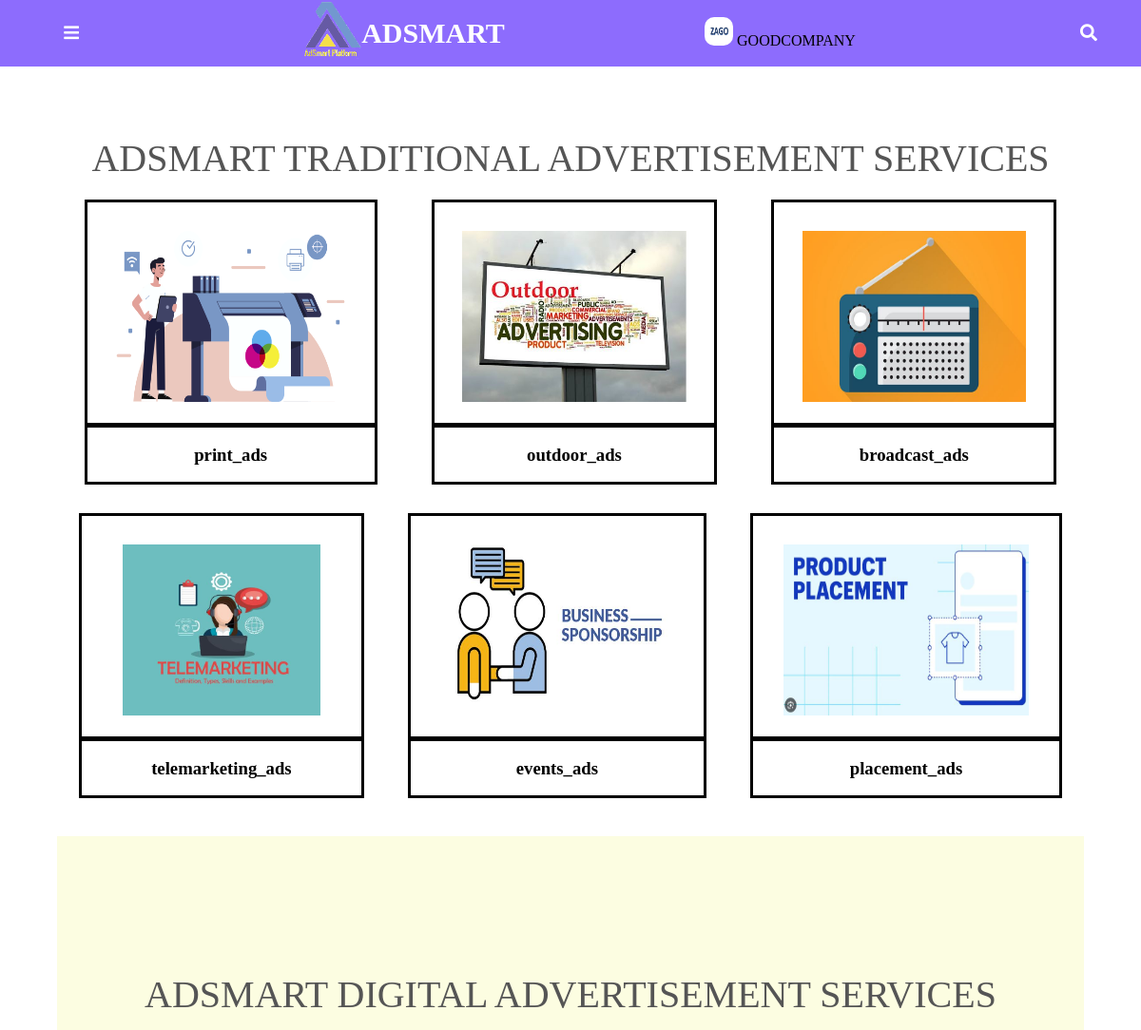
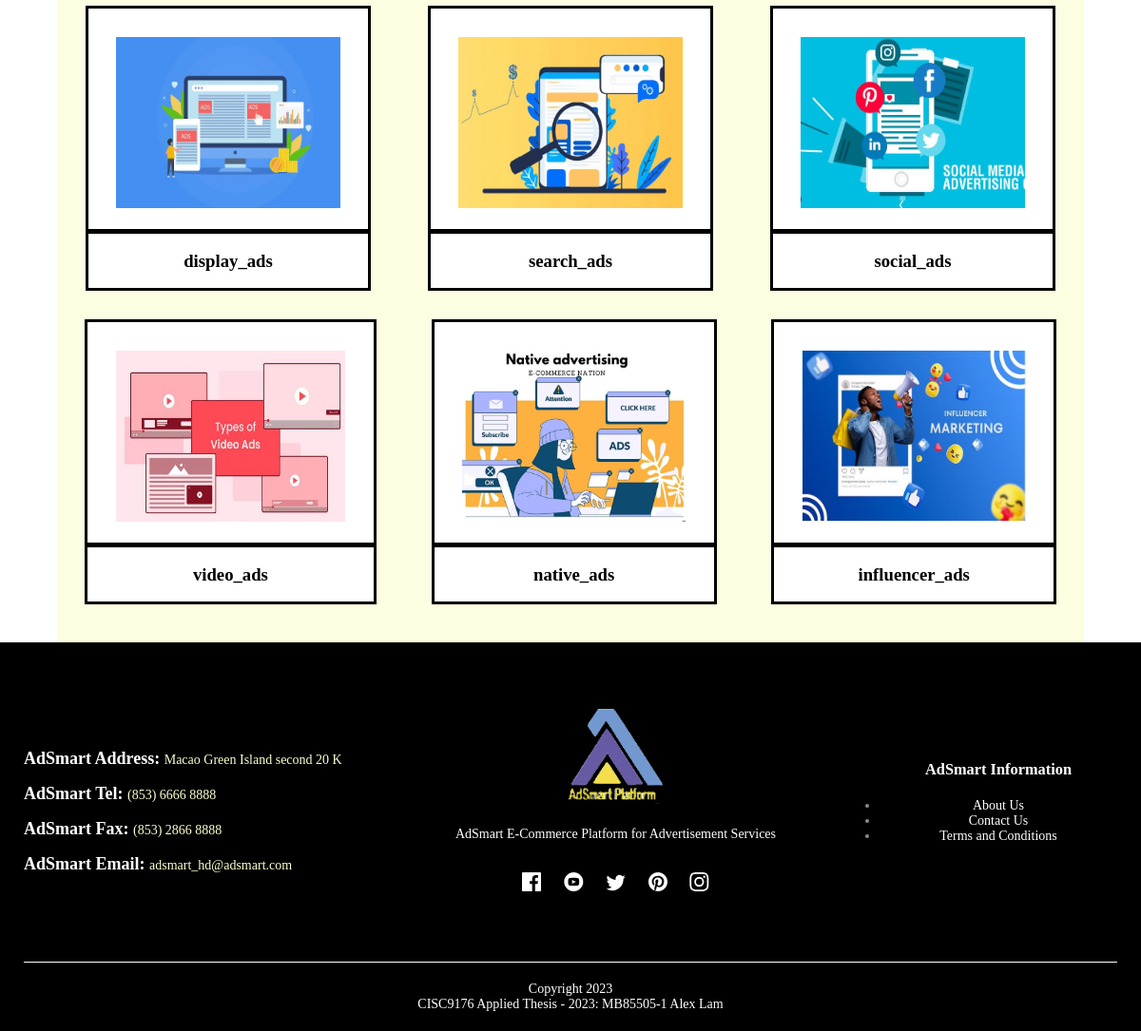
Screenshot of /adsmart_content/products-category.php (signed in) with the database file from the repository (2 pictures, top to bottom).
### tables this page shows
CREATE TABLE `adsmart_business_partner` (
  `shop_code` int(11) NOT NULL,
  `user_id` varchar(100) NOT NULL,
  `company_name` varchar(255) NOT NULL,
  `company_chinese_name` varchar(255) NOT NULL,
  `company_reg_number` varchar(100) NOT NULL,
  `company_reg_address` varchar(255) NOT NULL,
  `country` varchar(100) NOT NULL,
  `contact_number` varchar(255) NOT NULL,
  `email` varchar(100) NOT NULL,
  `image_name` varchar(255) NOT NULL,
  `password` varchar(255) NOT NULL,
  `password_confirm` varchar(255) NOT NULL,
  `print_ads` tinyint(1) NOT NULL,
  `broadcast_ads` tinyint(1) NOT NULL,
  `outdoor_ads` tinyint(1) NOT NULL,
  `telemarketing_ads` tinyint(1) NOT NULL,
  `events_ads` tinyint(1) NOT NULL,
  `placement_ads` tinyint(1) NOT NULL,
  `display_ads` tinyint(1) NOT NULL,
  `search_ads` tinyint(1) NOT NULL,
  `social_ads` tinyint(1) NOT NULL,
  `video_ads` tinyint(1) NOT NULL,
  `native_ads` tinyint(1) NOT NULL,
  `influencer_ads` tinyint(1) NOT NULL,
  `poster` tinyint(1) NOT NULL,
  `sticker` tinyint(1) NOT NULL,
  `print_material` tinyint(1) NOT NULL,
  `clothes_product` tinyint(1) NOT NULL,
  `tnc` tinyint(1) NOT NULL,
  `description` varchar(255) NOT NULL,
  `apply_status` varchar(100) NOT NULL
);

CREATE TABLE `adsmart_category` (
  `id` int(11) NOT NULL,
  `category_name` varchar(255) NOT NULL,
  `display_name` varchar(255) NOT NULL,
  `description` varchar(255) NOT NULL,
  `image_name` varchar(255) NOT NULL,
  `advertisement_type` longtext NOT NULL,
  `active` varchar(10) NOT NULL
);

### adsmart_content/products-category.php (the view, shortened to what this page needs)
<?php
if(isset($_SESSION['user2']) && isset($_SESSION['shopcode'])){
    include '../partials-front/after_company_login_menu.php';
}
elseif (isset($_SESSION['user1'])){
    include '../partials-front/after_customer_login_menu.php';
}else {include '../partials-front/menu.php';}
?>
<div class="small-container">
<h2>AdSmart Traditional Advertisement Services</h2>
		<div class="row">
			<?php
			     $sql = "SELECT * FROM adsmart_category where active='Yes' and advertisement_type='traditional' limit 6";
			     $res = mysqli_query($conn, $sql);
			     $count =mysqli_num_rows($res);
			     if($count >0){
			         while($row =mysqli_Fetch_assoc($res)){
			             $id=$row['id'];
			             $title=$row['category_name'];
			             $image_name=$row['image_name'];
			             ?>
			              <a href="<?php echo SITEURL;?>products.php?ads_id=<?php echo $id; ?>">
                           <div class="col-9" style="background:#fff;">
                            <?php
                                if($image_name =="")
                                {
                                    echo "<div class='error'>image not available</div>";
                                }else{
                                    ?>
                                <img src="<?php echo IMAGES;?>/admin/images/category/<?php  echo $image_name;?>" alt="AdSmart Categories" style="height:200px">
                                <?php
                                }
                            ?>
                            <br>
                            <br>
                            <hr>
                            <br>
                                <h3 style="color:#000;"><?php  echo $title; ?></h3>
                            </div>
                            </a>
			             <?php
			         }
			     }
			?>
				</div>
		</div>
	<div class="small-container" style="background:#fcfde1;">
<h2>AdSmart Digital Advertisement Services</h2>
		<div class="row">
			<?php
			     $sql = "SELECT * FROM adsmart_category where active='Yes' and advertisement_type='digital' limit 6";
			     $res = mysqli_query($conn, $sql);
			     $count =mysqli_num_rows($res);
			     if($count >0){
			         while($row =mysqli_Fetch_assoc($res)){
			             $id=$row['id'];
			             $title=$row['category_name'];
			             $image_name=$row['image_name'];
			             ?>
			              <a href="<?php echo SITEURL;?>products.php?ads_id=<?php echo $id; ?>">
                           <div class="col-9" style="background:#fff;">
                            <?php
                                if($image_name =="")
                                {
                                    echo "<div class='error'>image not available</div>";
                                }else{
                                    ?>
                                <img src="<?php echo IMAGES;?>/admin/images/category/<?php  echo $image_name;?>" alt="AdSmart Categories" style="height:200px">
                                <?php
                                }
                            ?>
                            <br>
                            <br>
                            <hr>
                            <br>
                                <h3 style="color:#000;"><?php  echo $title; ?></h3>
                            </div>
                            </a>
			             <?php
			         }
			     }
			?>
				</div>
		</div>
	  <?php  include('../partials-front/footer.php');?>

### partials-front/after_company_login_menu.php (shortened to what this page needs)
<?php
include('../config/constants.php');
 ?>
<!DOCTYPE html>
<html>
<head>
<link href="../css/style.css" rel="stylesheet" />
<link rel="stylesheet" href="https://cdnjs.cloudflare.com/ajax/libs/font-awesome/5.15.3/css/all.min.css"/>
</head>
<body>
<div class="navbar">
    <nav>
      <label for="show-menu" class="menu-icon"><i class="fas fa-bars"></i></label>
      <div class="content">
      <div class="logo"><a href="#"><img src="../images/AdSmart_logo.png" style="width:60px; height:60px;"></a></div>
      <div class="logo"><a href="#">ADSMART</a></div>
      </div>
      <label >
      <?php
      $account_name = $_SESSION['user2'];
      $shop_code =$_SESSION['shopcode'];
      $sql ="SELECT image_name FROM adsmart_business_partner where user_id='$account_name' AND shop_code='$shop_code'";
      $res = mysqli_query($conn, $sql);
      $count =mysqli_num_rows($res);
      if($count>0){
          while($rows=mysqli_fetch_assoc($res))
          {
              $image_name=$rows['image_name'];
        ?>
        <?php
    				if($image_name!=""){
    				                ?>
    				                <img src="<?php  echo IMAGES;?>/images/company/<?php echo $image_name;?>" width="30px" height="30px" style="border-radius: 10px;">
    				                <?php
    				            }else {
    				                echo "<div class='error'> image not existed </div>";
    				            }
    				            ?>
      <?php
    				        }
      }
    				?>
      <a href="Adsmart_partners_personal_space.php" style="color:black; text-transform: uppercase;"><?php echo $_SESSION['user2']; ?> </a>
    				</label>
      <label for="show-search" class="search-icon"><i class="fas fa-search"></i></label>
    </nav>
  </div>

### css/style.css (style rules this page uses)
* { margin: 0; padding: 0; box-sizing: border-box; text-decoration: none; font-family: 'Roboto Slab', serif; }
.navbar { background: #8d6cfd; position: fixed; width: 100%; }
.navbar nav { position: relative; display: flex; max-width: calc(100% - 200px); margin: 0 auto; height: 70px; align-items: center; justify-content: space-between; }
nav .content { display: flex; align-items: center; }
.content .logo a { color: #fff; font-size: 30px; font-weight: 600; }
.navbar .search-icon, .navbar .menu-icon { color: #fff; font-size: 18px; cursor: pointer; line-height: 70px; width: 70px; text-align: center; }
.navbar .menu-icon { display: none; }
@media screen and (max-width: 1800px) { .navbar nav { max-width: 100%; padding: 0 20px; } }
@media screen and (max-width: 1250px) { .navbar .menu-icon { display: block; } }
a { text-decoration: none; color: #555; }
.small-container h2 { text-align: center; font-size: 2.5rem; font-weight: 400; margin-top:23px; margin-bottom: 10px; text-transform: uppercase; color: #555; }
.row { display: flex; align-items: center; flex-wrap: wrap; justify-content: space-around; padding-top:10px; padding-bottom:10px; }
.small-container { padding-top:10%; max-width: 1080px; margin: auto; }
.col-9 img { padding-top:20px; max-width: 80%; margin-top:10px; }
.col-9 hr { border: none; background: black; height: 5px; }
.col-9 { flex-basis:30%; min-width: 300px; margin-bottom: 30px; border: 3px solid black; text-align: center; height:300px; }
.menu-icon { width: 28px; margin-left: 20px; display: none; }

### rows the page displays
adsmart_business_partner: image_name (picture)
adsmart_category: image_name (picture), category_name "print_ads"
adsmart_category: image_name (picture), category_name "outdoor_ads"
adsmart_category: image_name (picture), category_name "broadcast_ads"
adsmart_category: image_name (picture), category_name "telemarketing_ads"
adsmart_category: image_name (picture), category_name "events_ads"
adsmart_category: image_name (picture), category_name "placement_ads"
adsmart_category: image_name (picture), category_name "display_ads"
adsmart_category: image_name (picture), category_name "search_ads"
adsmart_category: image_name (picture), category_name "social_ads"
adsmart_category: image_name (picture), category_name "video_ads"
adsmart_category: image_name (picture), category_name "native_ads"
adsmart_category: image_name (picture), category_name "influencer_ads"

### other values shown
$_SESSION['user2'] "GOODCOMPANY"
